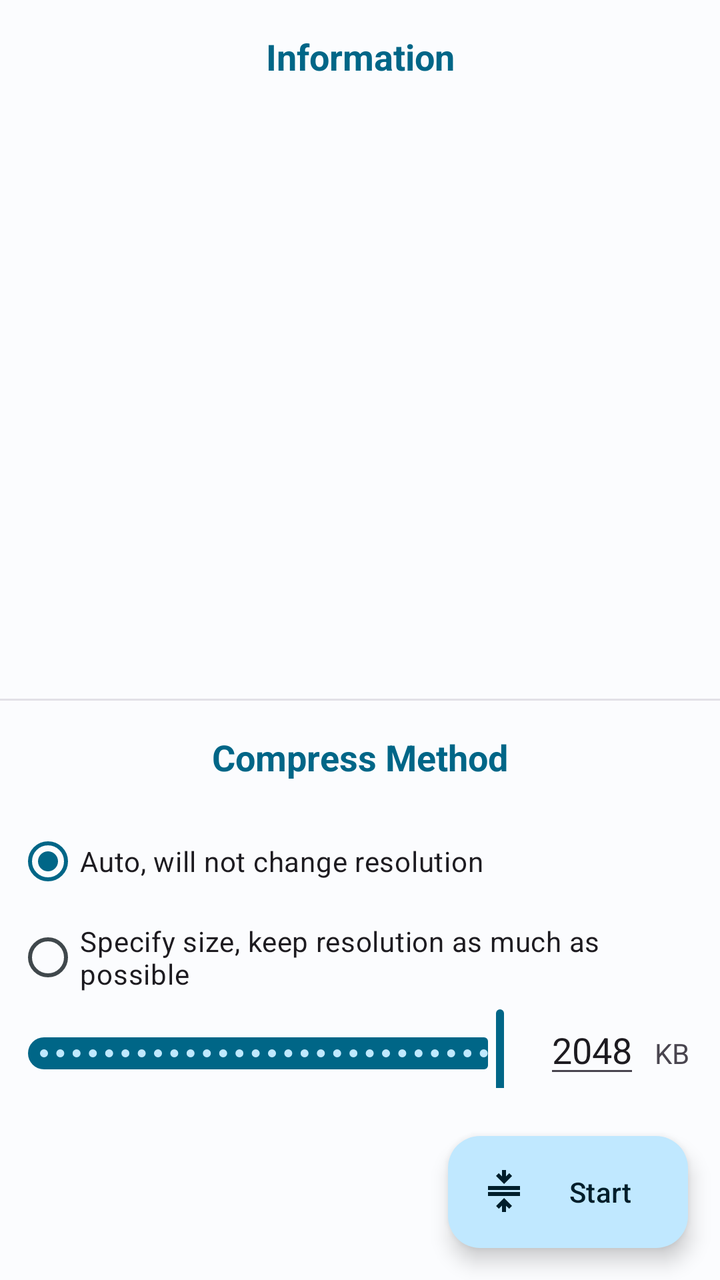
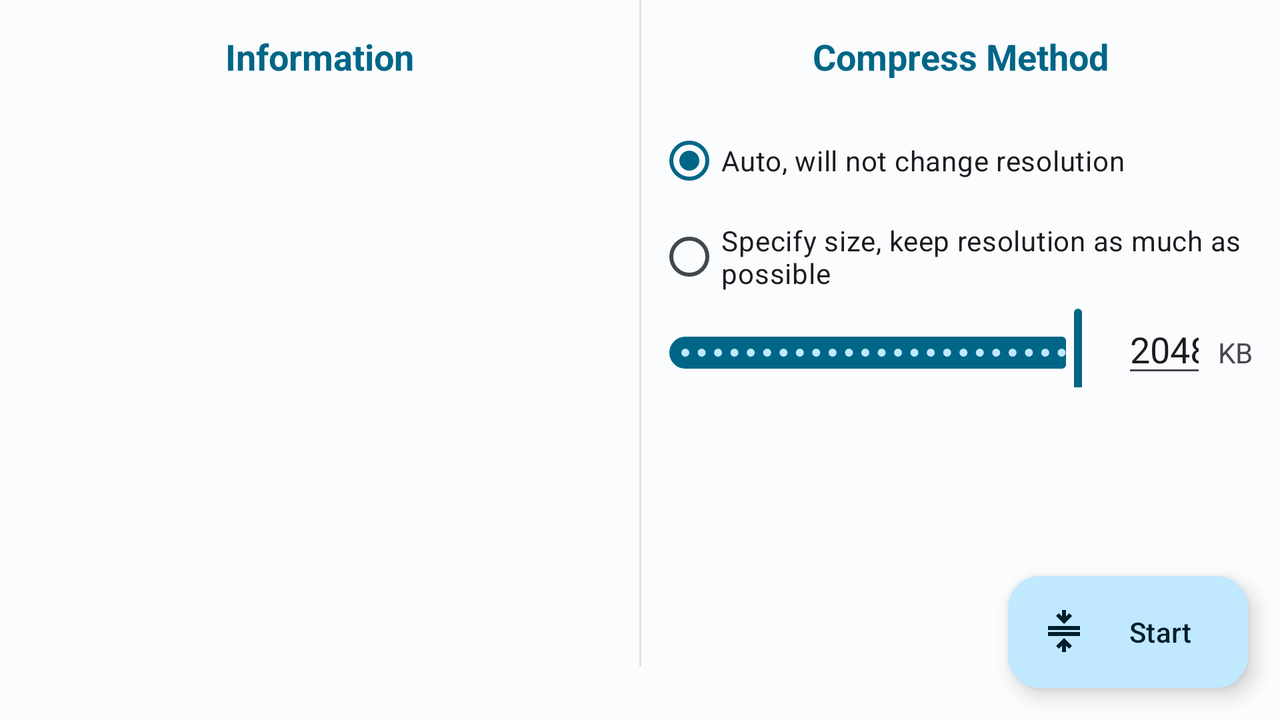

The same Android screen from two of the app's own layout files: first res/layout/ as a phone draws it, then the repository's variant for another configuration, drawn on a device whose configuration selects that folder. Both files follow.
<!-- AndroidManifest.xml: application theme Theme.ImageCraft.ActionBar -->
<!-- res/layout/activity_compress.xml -->
<?xml version="1.0" encoding="utf-8"?>
<androidx.coordinatorlayout.widget.CoordinatorLayout xmlns:android="http://schemas.android.com/apk/res/android"
    xmlns:app="http://schemas.android.com/apk/res-auto"
    xmlns:tools="http://schemas.android.com/tools"
    android:layout_width="match_parent"
    android:layout_height="match_parent"
    tools:context=".functions_standard.CompressActivity">

    <androidx.core.widget.NestedScrollView
        android:layout_width="match_parent"
        android:layout_height="match_parent"
        android:fillViewport="true">

        <androidx.constraintlayout.widget.ConstraintLayout
            android:layout_width="match_parent"
            android:layout_height="match_parent"
            android:animateLayoutChanges="true"
            android:paddingBottom="80dp"
            app:layout_constraintWidth_max="700dp">

            <TextView
                android:id="@+id/info_title"
                android:layout_width="wrap_content"
                android:layout_height="wrap_content"
                android:layout_marginTop="16dp"
                android:text="@string/image_info"
                android:textColor="?colorPrimary"
                android:textSize="18sp"
                android:textStyle="bold"
                app:layout_constraintEnd_toEndOf="parent"
                app:layout_constraintStart_toStartOf="parent"
                app:layout_constraintTop_toTopOf="parent" />

            <TextView
                android:id="@+id/info_content"
                android:layout_width="wrap_content"
                android:layout_height="wrap_content"
                android:layout_marginTop="16dp"
                android:textSize="14sp"
                android:textStyle="normal"
                app:layout_constraintEnd_toEndOf="parent"
                app:layout_constraintStart_toStartOf="parent"
                app:layout_constraintTop_toBottomOf="@+id/info_title" />

            <androidx.recyclerview.widget.RecyclerView
                android:id="@+id/carousel_recycler_view"
                android:layout_width="0dp"
                android:layout_height="250dp"
                android:layout_margin="8dp"
                android:clipChildren="false"
                android:clipToPadding="false"
                android:orientation="horizontal"
                app:layoutManager="com.google.android.material.carousel.CarouselLayoutManager"
                app:layout_constraintEnd_toEndOf="parent"
                app:layout_constraintStart_toStartOf="parent"
                app:layout_constraintTop_toBottomOf="@+id/info_content" />

            <com.google.android.material.divider.MaterialDivider
                android:id="@+id/info_div"
                android:layout_width="0dp"
                android:layout_height="wrap_content"
                android:layout_marginTop="16dp"
                android:alpha="0.5"
                app:layout_constraintEnd_toEndOf="parent"
                app:layout_constraintStart_toStartOf="parent"
                app:layout_constraintTop_toBottomOf="@+id/carousel_recycler_view" />

            <TextView
                android:id="@+id/method"
                android:layout_width="wrap_content"
                android:layout_height="wrap_content"
                android:layout_marginTop="16dp"
                android:text="@string/compress_method"
                android:textColor="?colorPrimary"
                android:textSize="18sp"
                android:textStyle="bold"
                app:layout_constraintEnd_toEndOf="parent"
                app:layout_constraintStart_toStartOf="parent"
                app:layout_constraintTop_toBottomOf="@+id/info_div" />

            <RadioGroup
                android:id="@+id/radioGroup"
                android:layout_width="0dp"
                android:layout_height="wrap_content"
                android:layout_marginHorizontal="8dp"
                android:layout_marginStart="8dp"
                android:layout_marginTop="16dp"
                android:layout_marginEnd="8dp"
                app:layout_constraintEnd_toEndOf="parent"
                app:layout_constraintStart_toStartOf="parent"
                app:layout_constraintTop_toBottomOf="@+id/method">

                <com.google.android.material.radiobutton.MaterialRadioButton
                    android:id="@+id/auto"
                    android:layout_width="match_parent"
                    android:layout_height="wrap_content"
                    android:checked="true"
                    android:text="@string/auto"
                    android:textSize="14sp" />

                <com.google.android.material.radiobutton.MaterialRadioButton
                    android:id="@+id/custom"
                    android:layout_width="match_parent"
                    android:layout_height="wrap_content"
                    android:text="@string/specified_size"
                    android:textSize="14sp" />
            </RadioGroup>

            <LinearLayout
                android:id="@+id/lr_for_slider"
                android:layout_width="0dp"
                android:layout_height="wrap_content"
                android:orientation="horizontal"
                android:paddingEnd="8dp"
                android:visibility="invisible"
                app:layout_constraintEnd_toEndOf="parent"
                app:layout_constraintStart_toStartOf="parent"
                app:layout_constraintTop_toBottomOf="@+id/radioGroup"
                tools:ignore="RtlSymmetry"
                tools:visibility="visible">

                <com.google.android.material.slider.Slider
                    android:id="@+id/slider"
                    android:layout_width="0dp"
                    android:layout_height="match_parent"
                    android:layout_weight="17"
                    android:stepSize="1"
                    android:value="2048"
                    android:valueFrom="500"
                    android:valueTo="2048" />

                <EditText
                    android:id="@+id/ed_kb"
                    android:layout_width="0dp"
                    android:layout_height="wrap_content"
                    android:layout_weight="3"
                    android:textAlignment="center"
                    android:importantForAutofill="no"
                    android:inputType="number"
                    android:maxLength="4"
                    android:text="2048"
                    tools:ignore="HardcodedText,LabelFor" />

                <TextView
                    android:layout_width="0dp"
                    android:layout_height="wrap_content"
                    android:layout_weight="2"
                    android:text="KB"
                    android:textAlignment="center"
                    tools:ignore="HardcodedText" />
            </LinearLayout>

        </androidx.constraintlayout.widget.ConstraintLayout>

    </androidx.core.widget.NestedScrollView>

    <com.google.android.material.floatingactionbutton.ExtendedFloatingActionButton
        android:id="@+id/bt_floating"
        android:layout_width="wrap_content"
        android:layout_height="wrap_content"
        android:layout_gravity="end|bottom"
        android:layout_margin="16dp"
        android:text="@string/start"
        app:icon="@drawable/compress_action" />
</androidx.coordinatorlayout.widget.CoordinatorLayout>
<!-- resources referenced by this layout -->
<resources>
  <!-- drawable compress_action (drawable) -->
  <vector xmlns:android="http://schemas.android.com/apk/res/android"
      android:width="24dp"
      android:height="24dp"
      android:tint="?colorOnBackground"
      android:viewportWidth="960"
      android:viewportHeight="960">
      <path
          android:fillColor="@android:color/white"
          android:pathData="M160,560L160,480L800,480L800,560L160,560ZM160,440L160,360L800,360L800,440L160,440ZM440,880L440,752L376,816L320,760L480,600L640,760L584,816L520,754L520,880L440,880ZM480,320L320,160L376,104L440,168L440,40L520,40L520,168L584,104L640,160L480,320Z" />
  </vector>
  <string name="auto">Auto, will not change resolution</string>
  <string name="compress_method">Compress Method</string>
  <string name="image_info">Information</string>
  <string name="specified_size">Specify size, keep resolution as much as possible</string>
  <string name="start">Start</string>
  <style name="Theme.ImageCraft.ActionBar" parent="Base.Theme.ImageCraft.ActionBar" />
  <color name="md_theme_light_primary">#006687</color>
  <color name="md_theme_light_onPrimary">#FFFFFF</color>
  <color name="md_theme_light_primaryContainer">#C0E8FF</color>
  <color name="md_theme_light_onPrimaryContainer">#001E2B</color>
  <color name="md_theme_light_secondary">#006685</color>
  <color name="md_theme_light_onSecondary">#FFFFFF</color>
  <color name="md_theme_light_secondaryContainer">#BFE9FF</color>
  <color name="md_theme_light_onSecondaryContainer">#001F2A</color>
  <color name="md_theme_light_tertiary">#5F5A7D</color>
  <color name="md_theme_light_onTertiary">#FFFFFF</color>
  <color name="md_theme_light_tertiaryContainer">#E4DFFF</color>
  <color name="md_theme_light_onTertiaryContainer">#1B1736</color>
  <color name="md_theme_light_error">#BA1A1A</color>
  <color name="md_theme_light_errorContainer">#FFDAD6</color>
  <color name="md_theme_light_onError">#FFFFFF</color>
  <color name="md_theme_light_onErrorContainer">#410002</color>
  <color name="md_theme_light_background">#FBFCFE</color>
  <color name="md_theme_light_onBackground">#191C1E</color>
  <color name="md_theme_light_surface">#FBFCFE</color>
  <color name="md_theme_light_onSurface">#191C1E</color>
  <color name="md_theme_light_surfaceVariant">#DCE3E9</color>
  <color name="md_theme_light_onSurfaceVariant">#40484C</color>
  <color name="md_theme_light_outline">#71787D</color>
  <color name="md_theme_light_inverseOnSurface">#F0F1F3</color>
  <color name="md_theme_light_inverseSurface">#2E3133</color>
  <color name="md_theme_light_inversePrimary">#71D2FF</color>
  <!-- some entries are left out for length -->
</resources>
<!-- res/layout-land/activity_compress.xml (the repository's variant of the layout above) -->
<!-- drawn on the phone turned sideways -->
<?xml version="1.0" encoding="utf-8"?>
<androidx.coordinatorlayout.widget.CoordinatorLayout xmlns:android="http://schemas.android.com/apk/res/android"
    xmlns:app="http://schemas.android.com/apk/res-auto"
    xmlns:tools="http://schemas.android.com/tools"
    android:layout_width="match_parent"
    android:layout_height="match_parent"
    tools:context=".functions_standard.CompressActivity">

    <androidx.core.widget.NestedScrollView
        android:layout_width="match_parent"
        android:layout_height="match_parent"
        android:fillViewport="true">

        <androidx.constraintlayout.widget.ConstraintLayout
            android:layout_width="match_parent"
            android:layout_height="match_parent"
            android:animateLayoutChanges="true"
            android:paddingBottom="80dp"
            app:layout_constraintWidth_max="700dp">

            <TextView
                android:id="@+id/info_title"
                android:layout_width="wrap_content"
                android:layout_height="wrap_content"
                android:layout_marginTop="16dp"
                android:text="@string/image_info"
                android:textColor="?colorPrimary"
                android:textSize="18sp"
                android:textStyle="bold"
                app:layout_constraintEnd_toEndOf="parent"
                app:layout_constraintEnd_toStartOf="@+id/info_div"
                app:layout_constraintStart_toStartOf="parent"
                app:layout_constraintTop_toTopOf="parent" />

            <TextView
                android:id="@+id/info_content"
                android:layout_width="wrap_content"
                android:layout_height="wrap_content"
                android:layout_marginTop="16dp"
                android:textSize="14sp"
                android:textStyle="normal"
                app:layout_constraintEnd_toEndOf="@id/info_div"
                app:layout_constraintStart_toStartOf="parent"
                app:layout_constraintTop_toBottomOf="@+id/info_title" />

            <androidx.recyclerview.widget.RecyclerView
                android:id="@+id/carousel_recycler_view"
                android:layout_width="0dp"
                android:layout_height="250dp"
                android:layout_margin="8dp"
                android:clipChildren="false"
                android:clipToPadding="false"
                android:orientation="horizontal"
                app:layoutManager="com.google.android.material.carousel.CarouselLayoutManager"
                app:layout_constraintEnd_toStartOf="@+id/info_div"
                app:layout_constraintStart_toStartOf="parent"
                app:layout_constraintTop_toBottomOf="@+id/info_content" />

            <com.google.android.material.divider.MaterialDivider
                android:id="@+id/info_div"
                android:layout_width="1dp"
                android:layout_height="0dp"
                android:alpha="0.5"
                android:orientation="vertical"
                app:layout_constraintBottom_toBottomOf="parent"
                app:layout_constraintEnd_toEndOf="parent"
                app:layout_constraintStart_toStartOf="parent"
                app:layout_constraintTop_toTopOf="parent" />

            <TextView
                android:id="@+id/method"
                android:layout_width="wrap_content"
                android:layout_height="wrap_content"
                android:layout_marginTop="16dp"
                android:text="@string/compress_method"
                android:textColor="?colorPrimary"
                android:textSize="18sp"
                android:textStyle="bold"
                app:layout_constraintEnd_toEndOf="parent"
                app:layout_constraintStart_toEndOf="@id/info_div"
                app:layout_constraintTop_toTopOf="parent" />

            <RadioGroup
                android:id="@+id/radioGroup"
                android:layout_width="0dp"
                android:layout_height="wrap_content"
                android:layout_marginHorizontal="8dp"
                android:layout_marginStart="8dp"
                android:layout_marginTop="16dp"
                android:layout_marginEnd="8dp"
                app:layout_constraintEnd_toEndOf="parent"
                app:layout_constraintStart_toEndOf="@id/info_div"
                app:layout_constraintTop_toBottomOf="@+id/method">

                <com.google.android.material.radiobutton.MaterialRadioButton
                    android:id="@+id/auto"
                    android:layout_width="match_parent"
                    android:layout_height="wrap_content"
                    android:checked="true"
                    android:text="@string/auto"
                    android:textSize="14sp" />

                <com.google.android.material.radiobutton.MaterialRadioButton
                    android:id="@+id/custom"
                    android:layout_width="match_parent"
                    android:layout_height="wrap_content"
                    android:text="@string/specified_size"
                    android:textSize="14sp" />
            </RadioGroup>

            <LinearLayout
                android:id="@+id/lr_for_slider"
                android:layout_width="0dp"
                android:layout_height="wrap_content"
                android:orientation="horizontal"
                android:paddingEnd="8dp"
                android:visibility="invisible"
                app:layout_constraintEnd_toEndOf="parent"
                app:layout_constraintStart_toEndOf="@id/info_div"
                app:layout_constraintTop_toBottomOf="@+id/radioGroup"
                tools:ignore="RtlSymmetry"
                tools:visibility="visible">

                <com.google.android.material.slider.Slider
                    android:id="@+id/slider"
                    android:layout_width="0dp"
                    android:layout_height="match_parent"
                    android:layout_weight="17"
                    android:stepSize="1"
                    android:value="2048"
                    android:valueFrom="500"
                    android:valueTo="2048" />

                <EditText
                    android:id="@+id/ed_kb"
                    android:layout_width="0dp"
                    android:layout_height="wrap_content"
                    android:layout_weight="3"
                    android:textAlignment="center"
                    android:importantForAutofill="no"
                    android:inputType="number"
                    android:maxLength="4"
                    android:text="2048"
                    tools:ignore="HardcodedText,LabelFor" />

                <TextView
                    android:layout_width="0dp"
                    android:layout_height="wrap_content"
                    android:layout_weight="2"
                    android:text="KB"
                    android:textAlignment="center"
                    tools:ignore="HardcodedText" />
            </LinearLayout>

        </androidx.constraintlayout.widget.ConstraintLayout>

    </androidx.core.widget.NestedScrollView>

    <com.google.android.material.floatingactionbutton.ExtendedFloatingActionButton
        android:id="@+id/bt_floating"
        android:layout_width="wrap_content"
        android:layout_height="wrap_content"
        android:layout_gravity="end|bottom"
        android:layout_margin="16dp"
        android:text="@string/start"
        app:icon="@drawable/compress_action" />
</androidx.coordinatorlayout.widget.CoordinatorLayout>
